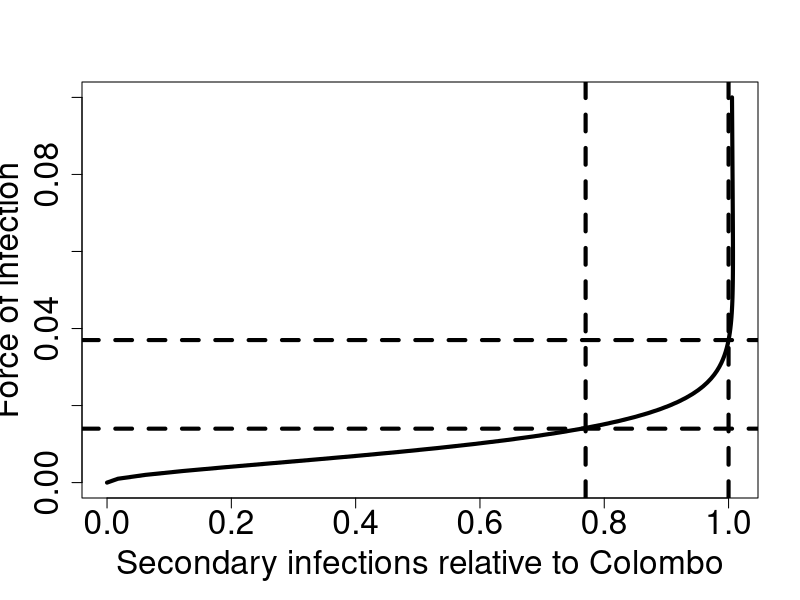

The R script that drew this image:
rm(list=ls())
# we want to recreate the dengue model

# we first create the four probabilities of infection
library(data.table)

# Set parameters ----------------------------------------------------------

# Calculate lambda in Colombo

# probability first infection = 14.1%
# 0.141 <- 1-(1 - lambda)^4
# lambda = 0.037


#will remove last age
max_age <- 61
#will remove last year
years <- 2010:2110
N0 <- 1 # population size
no_infection <- N0
lambda <- rep(0.037, length=length(years))
P_D <- c(0.005, 0.05, 0.00001, 0.00001)

P_D_mat <- t(replicate(max_age,P_D))

# Initialise dataframe ----------------------------------------------------

col_names <- list(
               "S4",
               "S3",
               "S2",
               "S1",
               "S0",
               "I1",
               "I2",
               "I3",
               "I4",
               "D1",
               "D2",
               "D3",
               "D4",
               "total")

array_names <- vector("list", 3)
array_names[[1]] <- paste("year", years, sep="_")
array_names[[2]] <- paste("age", (1:(max_age+1) -1), sep="_")
array_names[[3]] <- col_names

# dims are year - age - outcomes
dengue <- array(data = 0,
                dim = c(length(years), max_age+1,length(col_names)),
                dimnames=array_names)


dengue[1,,"S4"] <- N0 # add 100 to S4 to each age group in first year
dengue[,1,"S4"] <- N0 # add 100 to S4 of 0 age group in all years (births)

dengue[1,,"total"] <- dengue[1,,"S4"] # add total to first year
dengue[,1,"total"] <- dengue[,1,"S4"] # add total to first age

# Populate dataframe ------------------------------------------------------

infection_probs <- function( lambda, max_age, P_D_mat, df, verbose=1 ){
  if(verbose==1){browser()}
  
  for (y in 1:(length(years)-1)) {

    # infection probabilities
    P_I0_I1 <- 1-(1 - lambda[y])^4
    P_I1_I2 <- 1-(1 - lambda[y])^3
    P_I2_I3 <- 1-(1 - lambda[y])^2
    P_I3_I4 <- 1-(1 - lambda[y])^1
    P_I4_I5 <- 0L
    
    # S4
    df[y+1, 1:max_age + 1 , "S4"] <- df[y, 1:max_age, "S4"] * (1-P_I0_I1) # probability of individual staying susceptible
    
    # S3
    df[y+1, 1:max_age + 1, "S3"] <- df[y, 1:max_age, "S4"] * (P_I0_I1) + # prob of people with first infection 
      (df[y, 1:max_age, "S3"] * (1-P_I1_I2) ) # probability of not getting a second infection
    
    # I1 (reminder: first infections occur during this year) - that's why there's no +1's
    df[y, 1:max_age, "I1"] <- df[y,1:max_age, "S4"] * (P_I0_I1)  # Number of new first infections
    
    # S2
    df[y+1, 1:max_age+1, "S2"] <- df[y, 1:max_age, "S3"] * (P_I1_I2) + # prob of people with second infection 
      df[y, 1:max_age, "S2"] * (1-P_I2_I3) # probability of not getting a third infection
    
    # I2
    df[y, 1:max_age, "I2"] <- df[y, 1:max_age, "S3"] * (P_I1_I2)   # Number of new second infections
    
    # S1
    df[y+1, 1:max_age+1, "S1"] <- df[y, 1:max_age, "S2"] * (P_I2_I3) + # prob of people with third infection 
      (df[y, 1:max_age, "S1"] * (1-P_I3_I4) ) # probability of not getting a fourth infection
    
    #I3
    df[y, 1:max_age, "I3"] <- df[y, 1:max_age, "S2"] * (P_I2_I3) # number of new third infections
    
    # S0
    df[y+1, 1:max_age+1, "S0"] <- df[y, 1:max_age, "S1"] * (P_I3_I4) + # prob of people with fourth infection 
      (df[y, 1:max_age, "S0"] * (1-P_I4_I5) ) # probability of not getting a fifth infection
    
    # I4
    df[y, 1:max_age, "I4"] <- df[y, 1:max_age, "S1"] * (P_I3_I4) # number of new fourth infections
    
    #calculate the total population across susceptible statuses
    df[y+1,1:max_age+1,"total"] <- rowSums(df[y+1,1:max_age+1,which(col_names %like% "S")])
    
    df[y,1:max_age,which(col_names %like% "D")] <- df[y,1:max_age,which(col_names %like% "I")]*
      P_D_mat
    
  } # ends year loop
  
  #removing last year and last age group
  df <- df[-length(years),,]
  df <- df[,-(max_age+1),]
  
  return(df)
}


# I2 vs. lambda plot ------------------------------------------------------

lambda_vals <- seq(0, 0.1, by=0.001)
I2_vec <- numeric(length(lambda_vals))
I1_vec <- numeric(length(lambda_vals))

AgeDist <- c(0.01518000, 0.01518000, 0.01518000, 0.01518000, 0.01518000, 0.01560000, 0.01560000, 0.01560000, 0.01560000, 0.01560000,
             0.01478000, 0.01478000, 0.01478000, 0.01478000, 0.01478000, 0.01617775, 0.01617775, 0.01617775, 0.01617775, 0.01617775,
             0.01506456, 0.01506456, 0.01506456, 0.01506456, 0.01506456, 0.01525617, 0.01525617, 0.01525617, 0.01525617, 0.01525617,
             0.01610475, 0.01610475, 0.01610475, 0.01610475, 0.01610475, 0.01383275, 0.01383275, 0.01383275, 0.01383275, 0.01383275)

AgeDist <- c(AgeDist, rep(AgeDist[length(AgeDist)],20)) # fill age vector to age 60

# obtain prop of people with second infection in a year at equilibrium
for(i in 1:length(lambda_vals)){
  
  dengue_df <- infection_probs(lambda = rep(lambda_vals[i], length(years)), 
                               max_age = max_age, 
                               P_D_mat = P_D_mat, 
                               df = dengue,
                               verbose = 0)
  
  I2_vec[i] <- sum(AgeDist[1:60]*dengue_df[length(years)-1,1:60,"I2"])/sum(AgeDist[1:60])
  I1_vec[i] <- sum(AgeDist[1:60]*dengue_df[length(years)-1,1:60,"I1"])/sum(AgeDist[1:60])
  
}


# plot proportion of people with second infection at equilibrium relative to prop of people
# with second infection in Colombo for a range of FOIs. this is used to find out the FOI
# in the region where prop of people with second infection is 77% of that in Colombo

font.size <- 2
lwd <- 4

plot(x = I2_vec/I2_vec[38], y = lambda_vals, type = "l", lwd=lwd,
     xlab="Secondary infections relative to Colombo", ylab="Force of infection", cex.axis=font.size, cex.lab=font.size)
abline(v = 1.0, lwd=lwd, lty=2)
abline(h = lambda_vals[38], lwd=lwd, lty=2)
abline(v = 0.77, lwd=lwd, lty=2)
#value of lambda where I2_vec/I2_vec[38] is closest to 38
abline(h = lambda_vals[15], lwd=lwd, lty=2)

#* Calculating rho ---------------------------------------------------------

rho <- (100/10000)/I2_vec[38]

# Calculating I1 and I2 in Gampaha ----------------------------------------

dengue_g_df <- infection_probs(lambda = rep(lambda_vals[15], length(years)), 
                               max_age = max_age, 
                               P_D_mat = P_D_mat, 
                               df = dengue,
                               verbose = 0)

#proportion of population who experience primary or secondary infections per year
ageRange <- 4:16
inf_c <- sum(AgeDist[ageRange]*
               rowSums(dengue_g_df[length(years)-1,ageRange,c("I1","I2")]))/sum(AgeDist[ageRange])

inf_c_2yr <- 1-(1-inf_c)^2

case_c_2yr <- 1-(1-(77/10000))^2
